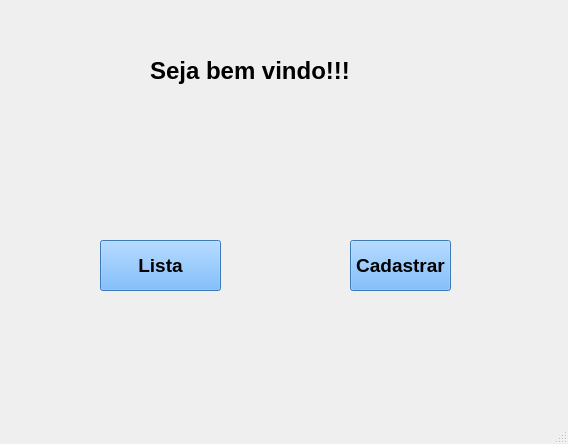
<?xml version="1.0" encoding="UTF-8"?>
<ui version="4.0">
 <class>MainWindow</class>
 <widget class="QMainWindow" name="MainWindow">
  <property name="geometry">
   <rect>
    <x>0</x>
    <y>0</y>
    <width>568</width>
    <height>444</height>
   </rect>
  </property>
  <property name="font">
   <font>
    <pointsize>18</pointsize>
    <weight>75</weight>
    <bold>true</bold>
   </font>
  </property>
  <property name="windowTitle">
   <string>MainWindow</string>
  </property>
  <widget class="QWidget" name="centralwidget">
   <widget class="QLabel" name="label">
    <property name="geometry">
     <rect>
      <x>150</x>
      <y>30</y>
      <width>401</width>
      <height>81</height>
     </rect>
    </property>
    <property name="text">
     <string>Seja bem vindo!!!</string>
    </property>
   </widget>
   <widget class="QPushButton" name="pushButton">
    <property name="geometry">
     <rect>
      <x>100</x>
      <y>240</y>
      <width>121</width>
      <height>51</height>
     </rect>
    </property>
    <property name="font">
     <font>
      <pointsize>14</pointsize>
      <weight>75</weight>
      <bold>true</bold>
     </font>
    </property>
    <property name="styleSheet">
     <string notr="true">background-color: rgb(85, 170, 255);</string>
    </property>
    <property name="text">
     <string>Lista</string>
    </property>
   </widget>
   <widget class="QPushButton" name="pushButton_2">
    <property name="geometry">
     <rect>
      <x>350</x>
      <y>240</y>
      <width>101</width>
      <height>51</height>
     </rect>
    </property>
    <property name="font">
     <font>
      <pointsize>14</pointsize>
      <weight>75</weight>
      <bold>true</bold>
     </font>
    </property>
    <property name="styleSheet">
     <string notr="true">background-color: rgb(85, 170, 255);</string>
    </property>
    <property name="text">
     <string>Cadastrar</string>
    </property>
   </widget>
  </widget>
  <widget class="QMenuBar" name="menubar">
   <property name="geometry">
    <rect>
     <x>0</x>
     <y>0</y>
     <width>568</width>
     <height>38</height>
    </rect>
   </property>
  </widget>
  <widget class="QStatusBar" name="statusbar"/>
 </widget>
 <resources/>
 <connections/>
</ui>
